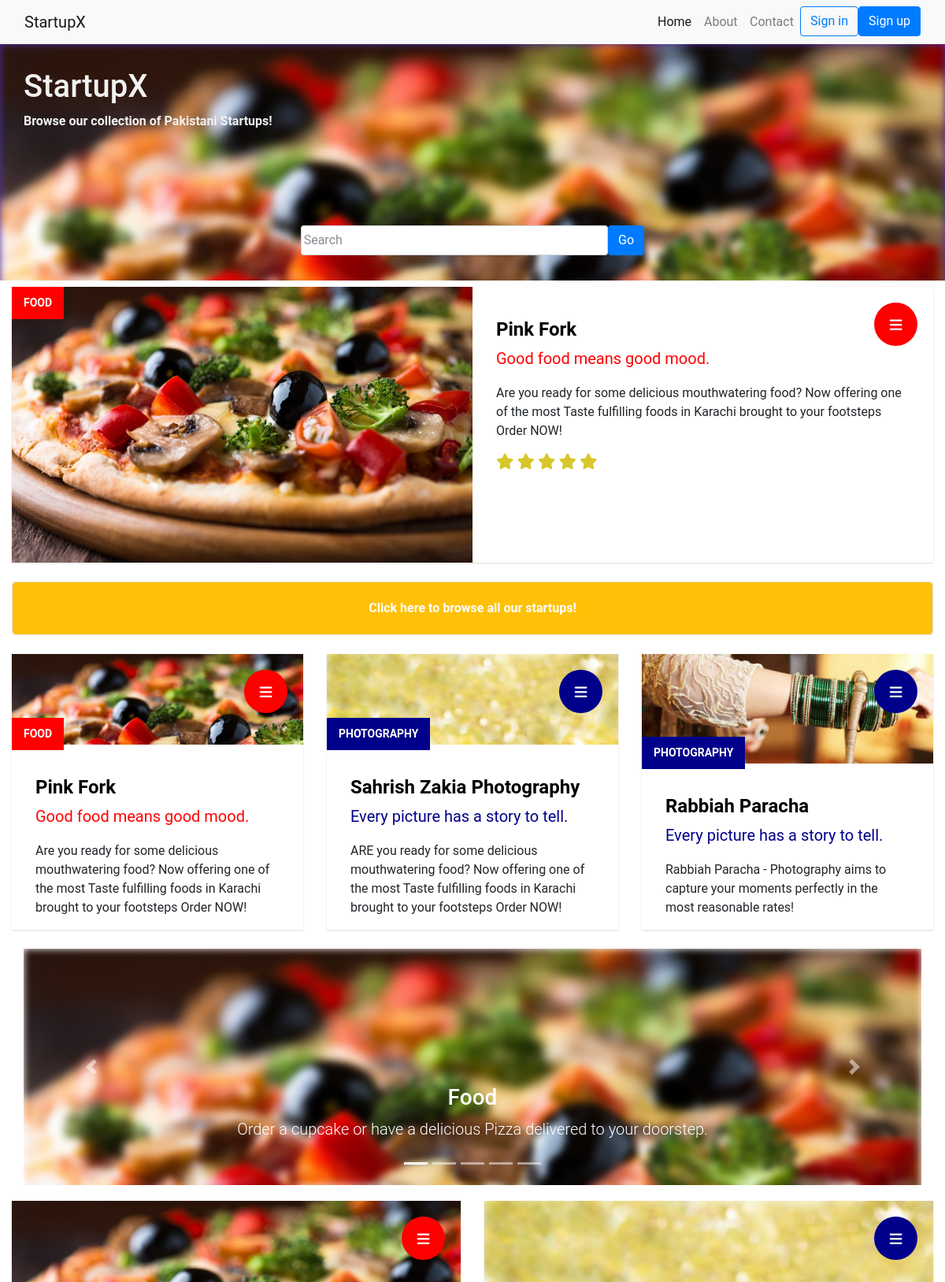
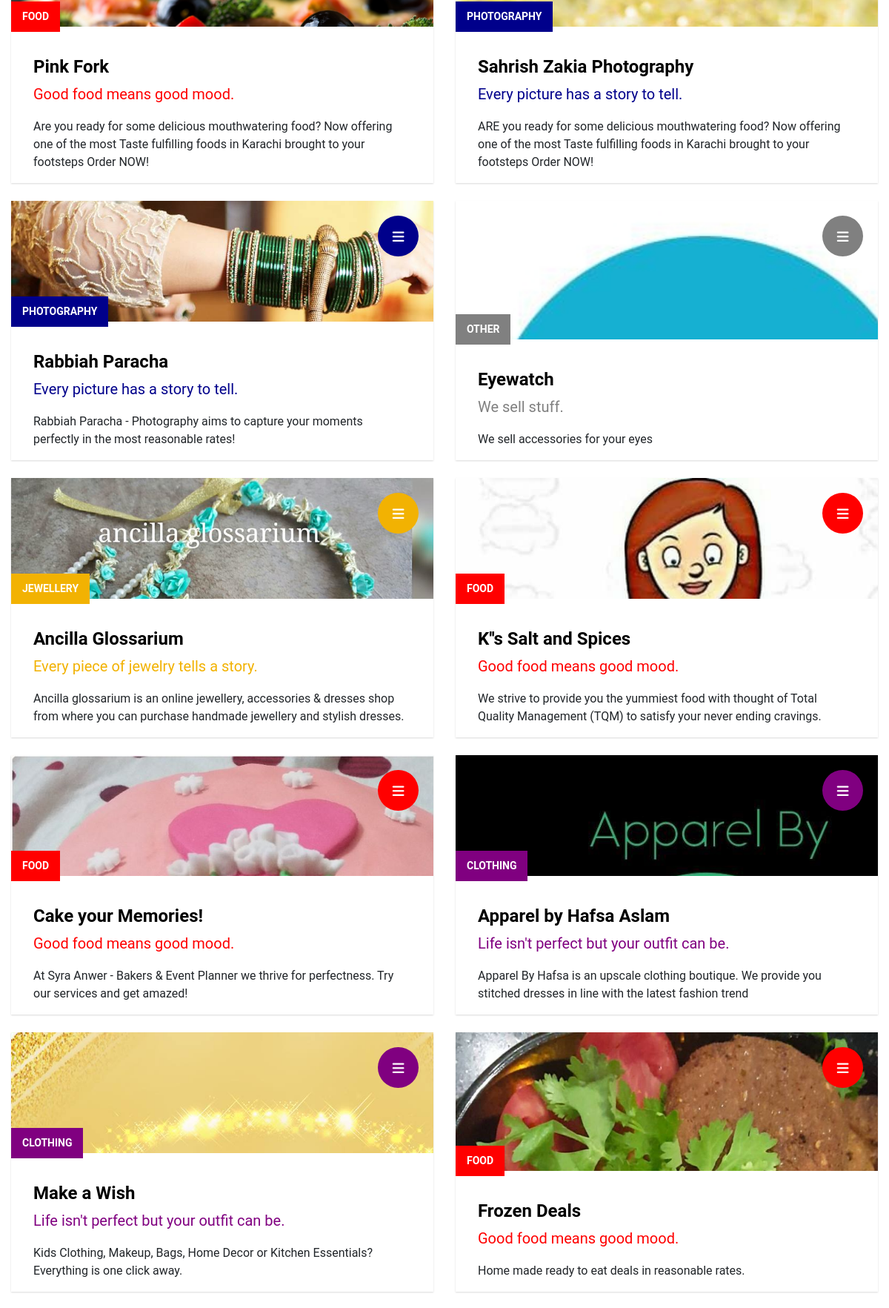
The app's page /home.php (upper part) with its own data (2 pictures, top to bottom).
### tables this page shows
CREATE TABLE IF NOT EXISTS `startups` (
  `name` varchar(32) NOT NULL,
  `category` varchar(20) NOT NULL DEFAULT 'Other',
  `Tagline` varchar(50) NOT NULL,
  `description` varchar(1000) NOT NULL,
  `sales` int(5) DEFAULT NULL,
  `id` int(5) NOT NULL,
  PRIMARY KEY (`id`),
  KEY `category` (`category`)
);

### home.php (the view, shortened to what this page needs)
<!DOCTYPE html>
<html lang="en">
<?php require('conn.php');
  include('usersclass.php');
  ?>
  <head>
    <link rel="stylesheet" href="node_modules/bootstrap/dist/css/bootstrap.min.css">
    <link rel="stylesheet" href="node_modules/font-awesome/css/font-awesome.min.css">
    <link rel="stylesheet" href="css/styles.css">
    <link href="vendor/bootstrap/css/bootstrap.min.css" rel="stylesheet">
    <link href="css/small-business.css" rel="stylesheet">
    <link href ="css/hover-min.css" rel="stylesheet">
    <link href ="css/zoomhover.css" rel="stylesheet">
    <link href ="css/card-style.css" rel="stylesheet">
  </head>
  <body>
    <nav class="navbar navbar-expand-md navbar-light bg-light fixed-top">
      <div class="container">
        <a class="navbar-brand" href="#">StartupX</a>
        <div class="collapse navbar-collapse" id="navbarResponsive">
          <ul class="navbar-nav ml-auto">
            <li class="nav-item active hvr-shadow">
              <a class="nav-link" href="./home.php">Home
              </a>
            </li>
            <li class="nav-item hvr-shadow">
              <a class="nav-link" href="./aboutus.php">About</a>
            </li>
            <li class="nav-item hvr-shadow" >
              <a class="nav-link" href="#">Contact</a>
            </li>
            <?php
            if( $_SESSION==null ){?>
            <li><a type = "button cd-signin" class="btn btn-outline-primary my-2 my-sm-0" href="./login.php">Sign in</a></li>
            <li><a type = "button cd-signup" class="btn btn-primary my-2 my-sm-0" href="./register.php" >Sign up</a></li>
          <?php }
          else{?>
            <li><a type = "button cd-signin" class="btn hvr-fade my-2 my-sm-0" style="border-radius: 30px;" href="./myorders.php"><i class = "fa fa-user" aria-hidden="true"></i></a></li>
            <?php
          }?>
          </ul>
        </div>
      </div>
    </nav>
    <div class="container hvr-shadow" style="padding-left:0; padding-right:0">
      <div  style="margin:auto;">
  <div id="carouselHeader" class="carousel slide" data-ride="carousel">
    <div class="carousel-inner" role="listbox">
      <div class="carousel-item active">
      <img id="cimage" class="d-block img-fluid hvr-bob" src="images/category/food.jpg" alt="First slide">
      <div class="carousel-caption d-block hvr-grow lead">
      </div>
    </div>
    </div>
  </div>
  </div>
        <div id="custom-search-input" class = "hvr-grow">
          <form action="search.php" method="post">
                        <div class="input-group col-sm-12 col-md-8" style="margin:0 auto;">
                            <input type="text" name="search" class="  search-query form-control" placeholder="Search" />
                            <input class="btn btn-primary hvr-forward" type="submit" value="Go">
                        </div>
        </form>
                    </div>
      <div class="content col-md-12">
        <h1>StartupX</h1>
        <p class = "hidden-xs-down"><strong>Browse our collection of Pakistani Startups!</strong></p>
         </div>
    </div>
    <div class="container">
  <div class="row mt-2">
      <?php
          $sql = "SELECT id,name,category,tagline,description FROM startups order by sales asc limit 1";
          $results = mysqli_query($connection,$sql);
          if($rowitem = mysqli_fetch_array($results)) {
            $x=$rowitem['category'];
            $sql2="SELECT color from category where '$x'=name";
            $results2 = mysqli_query($connection,$sql2);
            if($rowitem2 = mysqli_fetch_array($results2)) {
              $mycolor=$rowitem2['color'];
            }
            ?>
            <div class="col-12">
            <div class="column">
              <div class="post-module">
                <div class="thumbnail">
                  <div class="date  hvr-grow"  style="background:<?php echo $mycolor;?>"> <a href="./startup.php?find=<?php echo $rowitem['id']?>">
                    <div class="day"><i class="fa fa-bars" aria-hidden="true"></i></div>
                    </a> </div>
                  <img src="images/startups/<?php echo $rowitem['id'];?>/dp.jpg" style="width:50%; height:100%;" class="img-responsive" alt=""> </div>
                <div class="post-content" style="top:0; left:50%; width:50%;">
                  <div class="category" style="top:0px;left:-100%;background:<?php echo $mycolor;?>"><?php echo $rowitem['category']?></div>
                  <h1 class="title" ><a style="color:black;" href="./startup.php?find=<?php echo $rowitem['id']?>"><?php echo $rowitem['name']?></a></h1>
                  <h2 class="sub_title"  style="color:<?php echo $mycolor;?>"><?php echo $rowitem['tagline'];?></h2>
                  <p class="hidden-xs-down"><?php echo $rowitem['description']?></p>
                  <div>
                    <span class="fa fa-star fa-lg" style="color:#d8c72b;"></span>
                    <span class="fa fa-star fa-lg" style="color:#d8c72b;"></span>
                    <span class="fa fa-star fa-lg" style="color:#d8c72b;"></span>
                    <span class="fa fa-star fa-lg" style="color:#d8c72b;"></span>
                    <span class="fa fa-star fa-lg" style="color:#d8c72b;"></span>
          </div>
                </div>
              </div>
            </div>
          </div>
          <?php
          }
          ?>
          </div>
      <div class="card text-white my-4 text-center">
        <div class="card-body btn btn-warning">
          <a href="./search.php" class="text-white m-0"><strong>Click here to browse all our startups!</strong></a>
        </div>
      </div>
      <div class="row">
      <?php
          $sql = "SELECT id,name,category,tagline,description FROM startups order by sales asc limit 3";
          $results = mysqli_query($connection,$sql);
          while($rowitem = mysqli_fetch_array($results)) {
            $x=$rowitem['category'];
            $sql2="SELECT color from category where '$x'=name";
            $results2 = mysqli_query($connection,$sql2);
            if($rowitem2 = mysqli_fetch_array($results2)) {
              $mycolor=$rowitem2['color'];
            }
            ?>
            <div class="col-sm-6 col-md-4 mb-4">
            <div class="column">
              <div class="post-module">
                <div class="thumbnail">
                  <div class="date hvr-grow"  style="background:<?php echo $mycolor;?>"> <a href="./startup.php?find=<?php echo $rowitem['id']?>">
                    <div class="day"><i class="fa fa-bars" aria-hidden="true"></i></div>
                    </a> </div>
                  <img  src="images/startups/<?php echo $rowitem['id'];?>/dp.jpg"  class="img-responsive" alt=""> </div>
                <div class="post-content hvr-float">
                  <div class="category" style="background:<?php echo $mycolor;?>"><?php echo $rowitem['category']?></div>
                  <h1 class="title"><a style="color:black;" href="./startup.php?find=<?php echo $rowitem['id']?>"><?php echo $rowitem['name']?></a></h1>
                  <h2 class="sub_title"  style="color:<?php echo $mycolor;?>"><?php echo $rowitem['tagline'];?></h2>
                  <p ><?php echo $rowitem['description']?></p>
                </div>
              </div>
            </div>
          </div>
          <?php
          }
          ?>
      </div>
<div class = "col-12" style="margin:auto;">
  <div id="carouselExampleIndicators" class="carousel slide" data-ride="carousel">
    <ol class="carousel-indicators">
      <li data-target="#carouselExampleIndicators" data-slide-to="0" class="active"></li>
      <li data-target="#carouselExampleIndicators" data-slide-to="1"></li>
      <li data-target="#carouselExampleIndicators" data-slide-to="2"></li>
      <li data-target="#carouselExampleIndicators" data-slide-to="3"></li>
      <li data-target="#carouselExampleIndicators" data-slide-to="4"></li>
    </ol>
    <div class="carousel-inner" role="listbox">
      <div class="carousel-item active">
        <img id="cimage" class="d-block img-fluid hvr-bob" src="images/category/food.jpg" alt="First slide">
        <div class="carousel-caption d-block hvr-grow lead">
          <h3><a href="./search.php?category=food" style="color:white">Food</a></h3>
          <p>Order a cupcake or have a delicious Pizza delivered to your doorstep.</p>
        </div>
      </div>
    </div>
    <a class="carousel-control-prev" href="#carouselExampleIndicators" role="button" data-slide="prev">
      <span class="carousel-control-prev-icon" aria-hidden="true"></span>
    </a>
    <a class="carousel-control-next" href="#carouselExampleIndicators" role="button" data-slide="next">
      <span class="carousel-control-next-icon" aria-hidden="true"></span>
    </a>
  </div>
  </div>
  <div class="row">
      <?php
          $sql = "SELECT id,name,category,tagline,description FROM startups order by sales asc limit 10";
          $results = mysqli_query($connection,$sql);
          while($rowitem = mysqli_fetch_array($results)) {
            $x=$rowitem['category'];
            $sql2="SELECT color from category where '$x'=name";
            $results2 = mysqli_query($connection,$sql2);
            if($rowitem2 = mysqli_fetch_array($results2)) {
              $mycolor=$rowitem2['color'];
            }
            ?>
            <div class="col-sm-6 mb-4">
            <div class="column">
              <div class="post-module">
                <div class="thumbnail">
                  <div class="date  hvr-grow"  style="background:<?php echo $mycolor;?>"> <a href="./startup.php?find=<?php echo $rowitem['id']?>">
                    <div class="day"><i class="fa fa-bars" aria-hidden="true"></i></div>
                    </a> </div>
                  <img src="images/startups/<?php echo $rowitem['id'];?>/dp.jpg" class="img-responsive" alt=""> </div>
                <div class="post-content hvr-float">
                  <div class="category" style="background:<?php echo $mycolor;?>"><?php echo $rowitem['category']?></div>
                  <h1 class="title"><a style="color:black;" href="./startup.php?find=<?php echo $rowitem['id']?>"><?php echo $rowitem['name']?></a></h1>
                  <h2 class="sub_title"  style="color:<?php echo $mycolor;?>"><?php echo $rowitem['tagline'];?></h2>
                  <p><?php echo $rowitem['description']?></p>
                </div>
              </div>
            </div>
          </div>
          <?php
          }
          ?>
      </div>
  </body>
</html>

### css/styles.css (style rules this page uses)
body { padding: 0px 0px 0px 0px; z-index: 0; }
.carousel { background: #512DA8; }
.carousel-item { height: 300px; }
.carousel-item img { position: absolute; top: 0; left: 0; min-height: 300px; }
* { font-family: 'Roboto', sans-serif; }

### css/small-business.css (style rules this page uses)
body { padding-top: 54px; }
@media (min-width: 992px) { body { padding-top: 56px; } }
.container { position: relative; max-width: 100%; margin: 0 auto; }
.container .content { position: absolute; top: 0; background: rgba(85, 71, 71, 0); color: #f1f1f1; width: 97.5%; padding:30px; }
#custom-search-input { margin:20%; margin-top: 10px; top:70%; position: absolute; background: rgba(0, 0, 0, 0); color: #f1f1f1; width: 60%; padding:10px; }
#custom-search-input .search-query { padding-right: 3px; padding-right: 4px \9; padding-left: 3px; padding-left: 4px \9; margin-bottom: 0; -webkit-border-radius: 3px; -moz-border-radius: 3px; border-radius: 3px; }
#cimage { -webkit-filter: blur(5px); -moz-filter: blur(5px); -o-filter: blur(5px); -ms-filter: blur(5px); filter: blur(5px); }
#carouselExampleIndicators { margin-bottom:20px; background-color:rgb(255, 255, 255) }
.bg-light { background-color: rgb(239, 236, 243); }
.hvr-grow { display: inline-block; vertical-align: middle; transform: translateZ(0); box-shadow: 0 0 1px rgba(0, 0, 0, 0); backface-visibility: hidden; -moz-osx-font-smoothing: grayscale; transition-duration: 0.3s; transition-property: transform; }

### css/card-style.css (style rules this page uses)
.post-module { position: relative; z-index: 1; display: block; background: #FFFFFF; min-width: 270px; height: 350px; -webkit-box-shadow: 0px 1px 2px 0px rgba(0, 0, 0, 0.15); -moz-box-shadow: 0px 1px 2px 0px rgba(0, 0, 0, 0.15); box-shadow: 0px 1px 2px 0px rgba(0, 0, 0, 0.15); -webkit-transition: all 0.3s linear 0s; -moz-transition: all 0.3s linear 0s; -ms-transition: all 0.3s linear 0s; -o-transition: all 0.3s linear 0s; transition: all 0.3s linear 0s; }
.post-module .thumbnail { background: #000000; height: 350px; overflow: hidden;padding: 0; }
.post-module .thumbnail .date { position: absolute; top: 20px; right: 20px; z-index: 1; background: #f2b202; width: 55px; height: 55px; padding: 12.5px 0; -webkit-border-radius: 100%; -moz-border-radius: 100%; border-radius: 100%; color: #FFFFFF; font-weight: 700; text-align: center; -webkti-box-sizing: border-box; -moz-box-sizing: border-box; box-sizing: border-box; }
.post-module .thumbnail .date .day { font-size: 18px; line-height: 31px; color: #fff; }
.post-module .thumbnail img { display: block; width: 120%; -webkit-transition: all 0.3s linear 0s; -moz-transition: all 0.3s linear 0s; -ms-transition: all 0.3s linear 0s; -o-transition: all 0.3s linear 0s; transition: all 0.3s linear 0s; }
.post-module .post-content { position: absolute; bottom: 0; background: #FFFFFF; width: 100%; padding: 0 30px; -webkti-box-sizing: border-box; -moz-box-sizing: border-box; box-sizing: border-box; -webkit-transition: all 0.3s cubic-bezier(0.37, 0.75, 0.61, 1.05) 0s; -moz-transition: all 0.3s cubic-bezier(0.37, 0.75, 0.61, 1.05) 0s; -ms-transition: all 0.3s cubic-bezier(0.37, 0.75, 0.61, 1.05) 0s; -o-transition: all 0.3s cubic-bezier(0.37, 0.75, 0.61, 1.05) 0s; transition: all 0.3s cubic-bezier(0.37, 0.75, 0.61, 1.05) 0s; }
.post-module .post-content .category { position: absolute; top: -34px; left: 0; background: #f2b202; padding: 10px 15px; color: #FFFFFF; font-size: 14px; font-weight: 600; text-transform: uppercase; }
.post-module .post-content .title { margin: 0; padding: 0 0 10px; color: #222 !important; font-size: 24px !important; font-weight: 700; margin: 40px 0 0 !important; }
.post-module .post-content .sub_title { margin: 0; padding: 0 0 20px; color: #f2b202; font-size: 20px; font-weight: 400; }
.container .column { width: 100%; -webkti-box-sizing: border-box; -moz-box-sizing: border-box; box-sizing: border-box; float: left; }

### records on screen
startups: category "FOOD", name "Pink Fork", Tagline "Good food means good mood.", description "Are you ready for some delicious mouthwatering food? Now offering one of the most Taste fulfilling foods in Karachi brought to your footsteps Order NOW!"
startups: category "PHOTOGRAPHY", name "Sahrish Zakia Photography", Tagline "Every picture has a story to tell.", description "ARE you ready for some delicious mouthwatering food? Now offering one of the most Taste fulfilling foods in Karachi brought to your footsteps Order NOW!"
startups: category "PHOTOGRAPHY", name "Rabbiah Paracha", Tagline "Every picture has a story to tell.", description "Rabbiah Paracha - Photography aims to capture your moments perfectly in the most reasonable rates!"
startups: shows a picture, category "OTHER", name "Eyewatch", Tagline "We sell stuff.", description "We sell accessories for your eyes"
startups: category "JEWELLERY", name "Ancilla Glossarium", Tagline "Every piece of jewelry tells a story.", description "Ancilla glossarium is an online jewellery, accessories & dresses shop from where you can purchase handmade jewellery and stylish dresses."
startups: category "FOOD", name "K''s Salt and Spices", Tagline "Good food means good mood.", description "We strive to provide you the yummiest food with thought of Total Quality Management (TQM) to satisfy your never ending cravings."
startups: category "FOOD", name "Cake your Memories!", Tagline "Good food means good mood.", description "At Syra Anwer - Bakers & Event Planner we thrive for perfectness. Try our services and get amazed!"
startups: category "CLOTHING", name "Apparel by Hafsa Aslam", Tagline "Life isn't perfect but your outfit can be.", description "Apparel By Hafsa is an upscale clothing boutique. We provide you stitched dresses in line with the latest fashion trend"
startups: category "CLOTHING", name "Make a Wish", Tagline "Life isn't perfect but your outfit can be.", description "Kids Clothing, Makeup, Bags, Home Decor or Kitchen Essentials? Everything is one click away."
startups: shows a picture, category "FOOD", name "Frozen Deals", Tagline "Good food means good mood.", description "Home made ready to eat deals in reasonable rates."
